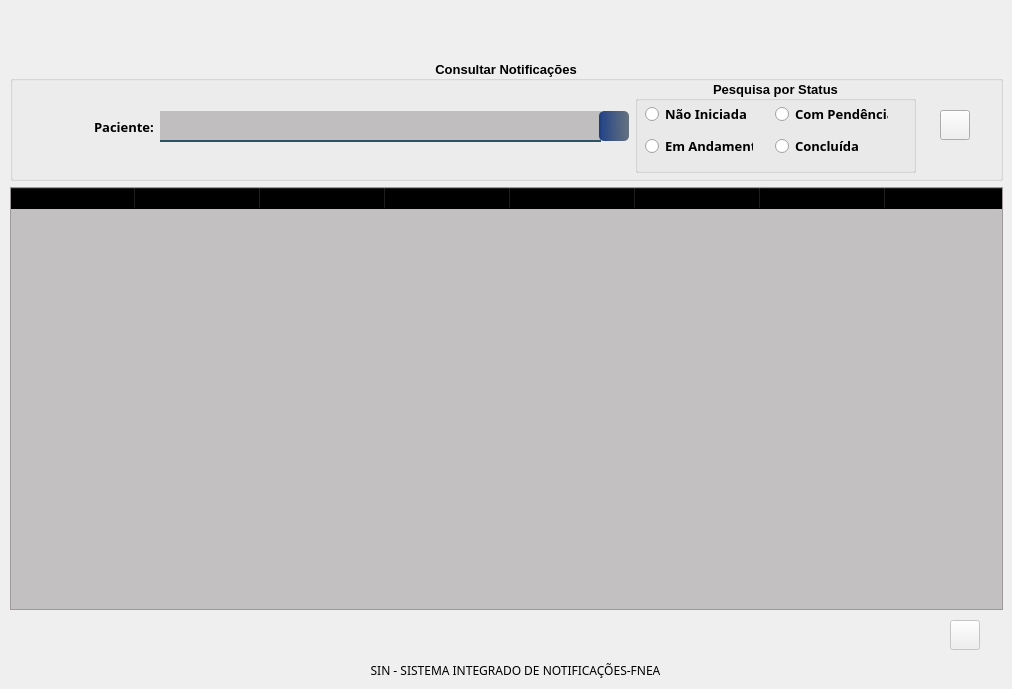
     <widget class="QWidget" name="page_12">
      <widget class="QPushButton" name="btn_Spdf_2">
       <property name="enabled">
        <bool>false</bool>
       </property>
       <property name="geometry">
        <rect>
         <x>950</x>
         <y>620</y>
         <width>30</width>
         <height>30</height>
        </rect>
       </property>
       <property name="minimumSize">
        <size>
         <width>30</width>
         <height>30</height>
        </size>
       </property>
       <property name="maximumSize">
        <size>
         <width>30</width>
         <height>30</height>
        </size>
       </property>
       <property name="styleSheet">
        <string notr="true">QPushButton#btn_Spdf{
	background-color: qlineargradient(spread:pad, x1:0, y1:0.505682, x2:1, y2:0.477, stop:0 rgba(0, 39,119, 219), stop:1 rgba(85, 98, 112, 226));
	color:rgba(255, 255, 255, 210);
	border-radius: 5px;
}
QPushButton#btn_Spdf:hover{
	background-color: qlineargradient(spread:pad, x1:0, y1:0.505682,x2:1,y2:0.477, stop:0 rgba(150, 123, 111, 219), stop:1 rgba(85, 81, 84, 226));
}
QPushButton#btn_Spdf:pressed{
	padding-left:5px;
	padding -top:5px;
	background-color:rgba(150, 123, 111, 255);
}</string>
       </property>
       <property name="text">
        <string/>
       </property>
       <property name="icon">
        <iconset resource="../FNEA/image/Icones/Outros.qrc">
         <normaloff>:/Imagem/pdf (3).png</normaloff>:/Imagem/pdf (3).png</iconset>
       </property>
       <property name="iconSize">
        <size>
         <width>24</width>
         <height>24</height>
        </size>
       </property>
      </widget>
      <widget class="QLabel" name="label_18">
       <property name="geometry">
        <rect>
         <x>350</x>
         <y>660</y>
         <width>331</width>
         <height>20</height>
        </rect>
       </property>
       <property name="font">
        <font>
         <family>Reem Kufi</family>
         <pointsize>9</pointsize>
         <bold>false</bold>
        </font>
       </property>
       <property name="text">
        <string>SIN - SISTEMA INTEGRADO DE NOTIFICAÇÕES-FNEA</string>
       </property>
       <property name="alignment">
        <set>Qt::AlignCenter</set>
       </property>
      </widget>
      <widget class="QWidget" name="layoutWidget">
       <property name="geometry">
        <rect>
         <x>10</x>
         <y>60</y>
         <width>993</width>
         <height>550</height>
        </rect>
       </property>
       <layout class="QVBoxLayout" name="verticalLayout_25">
        <item>
         <widget class="QGroupBox" name="groupBox_61">
          <property name="minimumSize">
           <size>
            <width>991</width>
            <height>121</height>
           </size>
          </property>
          <property name="font">
           <font>
            <pointsize>10</pointsize>
            <bold>true</bold>
           </font>
          </property>
          <property name="title">
           <string>Consultar Notificações</string>
          </property>
          <property name="alignment">
           <set>Qt::AlignCenter</set>
          </property>
          <widget class="QPushButton" name="btn_voltar_3">
           <property name="enabled">
            <bool>true</bool>
           </property>
           <property name="geometry">
            <rect>
             <x>930</x>
             <y>50</y>
             <width>30</width>
             <height>30</height>
            </rect>
           </property>
           <property name="minimumSize">
            <size>
             <width>30</width>
             <height>30</height>
            </size>
           </property>
           <property name="maximumSize">
            <size>
             <width>30</width>
             <height>30</height>
            </size>
           </property>
           <property name="font">
            <font>
             <family>Reem Kufi</family>
            </font>
           </property>
           <property name="toolTip">
            <string>&lt;html&gt;&lt;head/&gt;&lt;body&gt;&lt;p&gt;RESUMO DA INVESTIGAÇÃO&lt;/p&gt;&lt;/body&gt;&lt;/html&gt;</string>
           </property>
           <property name="styleSheet">
            <string notr="true">QPushButton#btn_voltar{
	background-color: qlineargradient(spread:pad, x1:0, y1:0.505682, x2:1, y2:0.477, stop:0 rgba(0, 39,119, 219), stop:1 rgba(85, 98, 112, 226));
	color:rgba(255, 255, 255, 210);
	border-radius: 5px;
}
QPushButton#btn_voltar:hover{
	background-color: qlineargradient(spread:pad, x1:0, y1:0.505682,x2:1,y2:0.477, stop:0 rgba(150, 123, 111, 219), stop:1 rgba(85, 81, 84, 226));
}
QPushButton#btn_voltar:pressed{
	padding-left:5px;
	padding -top:5px;
	background-color:rgba(150, 123, 111, 255);
}</string>
           </property>
           <property name="text">
            <string/>
           </property>
           <property name="icon">
            <iconset resource="../FNEA/image/Icones/Outros.qrc">
             <normaloff>:/Imagem/voltar.png</normaloff>:/Imagem/voltar.png</iconset>
           </property>
           <property name="iconSize">
            <size>
             <width>24</width>
             <height>24</height>
            </size>
           </property>
          </widget>
          <widget class="QWidget" name="layoutWidget">
           <property name="geometry">
            <rect>
             <x>84</x>
             <y>20</y>
             <width>822</width>
             <height>93</height>
            </rect>
           </property>
           <layout class="QHBoxLayout" name="horizontalLayout_28">
            <item>
             <layout class="QHBoxLayout" name="horizontalLayout_19">
              <item>
               <widget class="QLabel" name="label_136">
                <property name="font">
                 <font>
                  <family>Reem Kufi</family>
                 </font>
                </property>
                <property name="styleSheet">
                 <string notr="true">color:rgb(0,0,0);</string>
                </property>
                <property name="text">
                 <string>Paciente:</string>
                </property>
               </widget>
              </item>
              <item>
               <widget class="QLineEdit" name="lineEdit_6">
                <property name="minimumSize">
                 <size>
                  <width>441</width>
                  <height>0</height>
                 </size>
                </property>
                <property name="font">
                 <font>
                  <family>Reem Kufi</family>
                 </font>
                </property>
                <property name="styleSheet">
                 <string notr="true">background-color: rgba(10,0,0,50);
border:2px solid rgba(0,0,0,0);
border-bottom-color:rgba(46,82,101,255);
color:rgb(0,0,0);
padding-bottom:7px</string>
                </property>
               </widget>
              </item>
              <item>
               <widget class="QPushButton" name="btn_consultarNoti_2">
                <property name="minimumSize">
                 <size>
                  <width>30</width>
                  <height>30</height>
                 </size>
                </property>
                <property name="maximumSize">
                 <size>
                  <width>30</width>
                  <height>30</height>
                 </size>
                </property>
                <property name="font">
                 <font>
                  <family>Reem Kufi</family>
                 </font>
                </property>
                <property name="styleSheet">
                 <string notr="true">QPushButton#btn_consultarNoti_2{
	background-color: qlineargradient(spread:pad, x1:0, y1:0.505682, x2:1, y2:0.477, stop:0 rgba(0, 39,119, 219), stop:1 rgba(85, 98, 112, 226));
	color:rgba(255, 255, 255, 210);
	border-radius: 5px;
}
QPushButton#btn_consultarNoti_2:hover{
	background-color: qlineargradient(spread:pad, x1:0, y1:0.505682,x2:1,y2:0.477, stop:0 rgba(150, 123, 111, 219), stop:1 rgba(85, 81, 84, 226));
}
QPushButton#btn_consultarNoti_2:pressed{
	padding-left:5px;
	padding -top:5px;
	background-color:rgba(150, 123, 111, 255);
}</string>
                </property>
                <property name="text">
                 <string/>
                </property>
                <property name="icon">
                 <iconset resource="../FNEA/image/Icones/Outros.qrc">
                  <normaloff>:/Imagem/historia.png</normaloff>:/Imagem/historia.png</iconset>
                </property>
                <property name="iconSize">
                 <size>
                  <width>24</width>
                  <height>24</height>
                 </size>
                </property>
               </widget>
              </item>
             </layout>
            </item>
            <item>
             <widget class="QGroupBox" name="groupBox_37">
              <property name="minimumSize">
               <size>
                <width>281</width>
                <height>91</height>
               </size>
              </property>
              <property name="title">
               <string>Pesquisa por Status</string>
              </property>
              <property name="alignment">
               <set>Qt::AlignCenter</set>
              </property>
              <widget class="QWidget" name="layoutWidget_4">
               <property name="geometry">
                <rect>
                 <x>10</x>
                 <y>20</y>
                 <width>108</width>
                 <height>62</height>
                </rect>
               </property>
               <layout class="QVBoxLayout" name="verticalLayout_35">
                <item>
                 <widget class="QRadioButton" name="radioButton_10">
                  <property name="enabled">
                   <bool>true</bool>
                  </property>
                  <property name="font">
                   <font>
                    <family>Reem Kufi</family>
                   </font>
                  </property>
                  <property name="text">
                   <string>Não Iniciada</string>
                  </property>
                 </widget>
                </item>
                <item>
                 <widget class="QRadioButton" name="radioButton_11">
                  <property name="enabled">
                   <bool>true</bool>
                  </property>
                  <property name="font">
                   <font>
                    <family>Reem Kufi</family>
                   </font>
                  </property>
                  <property name="text">
                   <string>Em Andamento</string>
                  </property>
                 </widget>
                </item>
               </layout>
              </widget>
              <widget class="QWidget" name="layoutWidget_42">
               <property name="geometry">
                <rect>
                 <x>140</x>
                 <y>20</y>
                 <width>113</width>
                 <height>62</height>
                </rect>
               </property>
               <layout class="QVBoxLayout" name="verticalLayout_36">
                <item>
                 <widget class="QRadioButton" name="radioButton_12">
                  <property name="enabled">
                   <bool>true</bool>
                  </property>
                  <property name="font">
                   <font>
                    <family>Reem Kufi</family>
                   </font>
                  </property>
                  <property name="text">
                   <string>Com Pendências</string>
                  </property>
                 </widget>
                </item>
                <item>
                 <widget class="QRadioButton" name="radioButton_13">
                  <property name="enabled">
                   <bool>true</bool>
                  </property>
                  <property name="font">
                   <font>
                    <family>Reem Kufi</family>
                   </font>
                  </property>
                  <property name="text">
                   <string>Concluída</string>
                  </property>
                 </widget>
                </item>
               </layout>
              </widget>
             </widget>
            </item>
           </layout>
          </widget>
         </widget>
        </item>
        <item>
         <widget class="QTableWidget" name="tb_consulta_4">
          <property name="sizePolicy">
           <sizepolicy hsizetype="Expanding" vsizetype="Expanding">
            <horstretch>0</horstretch>
            <verstretch>0</verstretch>
           </sizepolicy>
          </property>
          <property name="minimumSize">
           <size>
            <width>991</width>
            <height>421</height>
           </size>
          </property>
          <property name="font">
           <font>
            <family>Reem Kufi</family>
            <bold>true</bold>
           </font>
          </property>
          <property name="styleSheet">
           <string notr="true">background-color: rgba(10,0,0,50);

border-bottom-color:rgba(46,82,101,255);



</string>
          </property>
          <property name="horizontalScrollBarPolicy">
           <enum>Qt::ScrollBarAlwaysOff</enum>
          </property>
          <property name="sizeAdjustPolicy">
           <enum>QAbstractScrollArea::AdjustToContentsOnFirstShow</enum>
          </property>
          <property name="autoScrollMargin">
           <number>21</number>
          </property>
          <property name="selectionMode">
           <enum>QAbstractItemView::ContiguousSelection</enum>
          </property>
          <property name="horizontalScrollMode">
           <enum>QAbstractItemView::ScrollPerPixel</enum>
          </property>
          <property name="gridStyle">
           <enum>Qt::NoPen</enum>
          </property>
          <attribute name="horizontalHeaderVisible">
           <bool>true</bool>
          </attribute>
          <attribute name="horizontalHeaderDefaultSectionSize">
           <number>125</number>
          </attribute>
          <column>
           <property name="text">
            <string>CodN</string>
           </property>
          </column>
          <column>
           <property name="text">
            <string>CodP</string>
           </property>
          </column>
          <column>
           <property name="text">
            <string>Paciente</string>
           </property>
          </column>
          <column>
           <property name="text">
            <string>Sexo</string>
           </property>
          </column>
          <column>
           <property name="text">
            <string>Unidade de internação</string>
           </property>
          </column>
          <column>
           <property name="text">
            <string>Cod-Inv</string>
           </property>
          </column>
          <column>
           <property name="text">
            <string>Data Evento</string>
           </property>
          </column>
          <column>
           <property name="text">
            <string>Data Notificação</string>
           </property>
          </column>
         </widget>
        </item>
       </layout>
      </widget>
     </widget>
